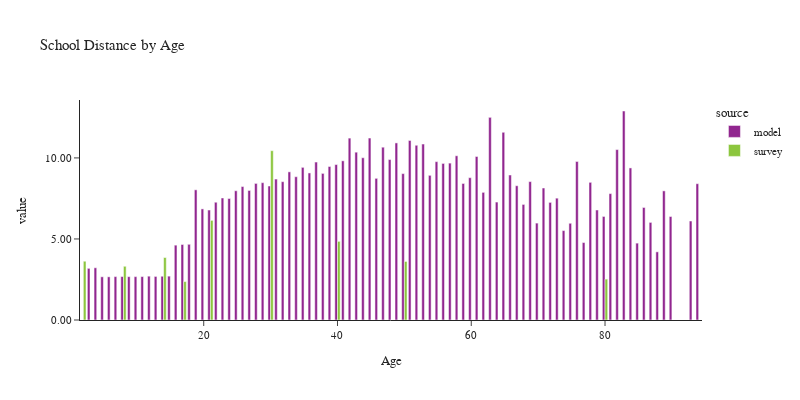

The cell this chart's notebook holds for it:
### Code cell
plot_school_location(df_students, 'pagey', 'Age', 'Age')

### Figure 1 — Plotly figure (JSON) as saved in the notebook; plotly's stock layout.template omitted (floating-point values rounded to 4 significant figures)
{"data": [{"alignmentgroup": "True", "customdata": [[1], [1], [1], [1], [1], [1], [1], [1], [1], [1], [1], [1], [1], [1], [1], [1], [1], [1], [1], [1], [1], [1], [1], [1], [1], [1], [1], [1], [1], [1], [1], [1], [1], [1], [1], [1], [1], [1], [1], [1], [1], [1], [1], [1], [1], [1], [1], [1], [1], [1], [1], [1], [1], [1], [1], [1], [1], [1], [1], [1], [1], [1], [1], [1], [1], [1], [1], [1], [1], [1], [1], [1], [1], [1], [1], [1], [1], [1], [1], [1], [1], [1], [1], [1], [1], [1], [1], [1], [1], [1]], "hovertemplate": "source=model<br>pagey=%{x}<br>value=%{y}<br>sample count=%{customdata[0]}<extra></extra>", "legendgroup": "model", "marker": {"color": "#91268F", "pattern": {"shape": ""}}, "name": "model", "offsetgroup": "model", "orientation": "v", "showlegend": true, "textposition": "auto", "type": "bar", "x": [3, 4, 5, 6, 7, 8, 9, 10, 11, 12, 13, 14, 15, 16, 17, 18, 19, 20, 21, 22, 23, 24, 25, 26, 27, 28, 29, 30, 31, 32, 33, 34, 35, 36, 37, 38, 39, 40, 41, 42, 43, 44, 45, 46, 47, 48, 49, 50, 51, 52, 53, 54, 55, 56, 57, 58, 59, 60, 61, 62, 63, 64, 65, 66, 67, 68, 69, 70, 71, 72, 73, 74, 75, 76, 77, 78, 79, 80, 81, 82, 83, 84, 85, 86, 87, 88, 89, 90, 93, 94], "xaxis": "x", "y": [3.187, 3.222, 2.666, 2.665, 2.677, 2.681, 2.675, 2.676, 2.679, 2.704, 2.687, 2.7, 2.707, 4.618, 4.659, 4.671, 8.032, 6.855, 6.785, 7.266, 7.528, 7.497, 7.974, 8.233, 7.993, 8.427, 8.472, 8.267, 8.696, 8.534, 9.141, 8.84, 9.417, 9.073, 9.746, 9.045, 9.47, 9.59, 9.822, 11.22, 10.35, 10.01, 11.23, 8.74, 10.66, 9.9, 10.93, 9.032, 11.08, 10.78, 10.86, 8.925, 9.77, 9.66, 9.68, 10.13, 8.424, 8.781, 10.09, 7.876, 12.5, 7.277, 11.58, 8.946, 8.284, 7.13, 8.539, 5.979, 8.143, 7.256, 7.517, 5.516, 5.968, 9.781, 4.778, 8.494, 6.788, 6.389, 7.798, 10.51, 12.89, 9.383, 4.743, 6.942, 6.021, 4.205, 7.967, 6.384, 6.108, 8.409], "yaxis": "y"}, {"alignmentgroup": "True", "customdata": [[1], [1], [1], [1], [1], [1], [1], [1], [1]], "hovertemplate": "source=survey<br>pagey=%{x}<br>value=%{y}<br>sample count=%{customdata[0]}<extra></extra>", "legendgroup": "survey", "marker": {"color": "#8CC63E", "pattern": {"shape": ""}}, "name": "survey", "offsetgroup": "survey", "orientation": "v", "showlegend": true, "textposition": "auto", "type": "bar", "x": [2, 8, 14, 17, 21, 30, 40, 50, 80], "xaxis": "x", "y": [3.626, 3.315, 3.854, 2.371, 6.147, 10.45, 4.853, 3.613, 2.523], "yaxis": "y"}], "layout": {"barmode": "group", "font": {"size": 11}, "height": 400, "legend": {"title": {"text": "source"}, "tracegroupgap": 0}, "title": {"text": "School Distance by Age"}, "width": 800, "xaxis": {"anchor": "y", "domain": [0.0, 1.0], "title": {"text": "Age"}}, "yaxis": {"anchor": "x", "domain": [0.0, 1.0], "tickformat": ".2f", "title": {"text": "value"}}}}
